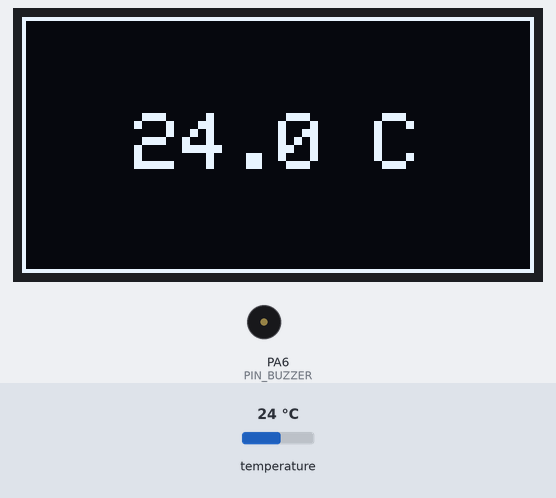
The sketch below on a simulated STM32 Blue Pill. Shown: 128×64 one-colour display, buzzer (waves = sounding, pin HIGH). Inputs (shaded band) come from the test bench; at power-on: temperature 24 °C.

Above: at 2.4 s.
2.5 s: temperature set to 12 °C
At 3.1 s:
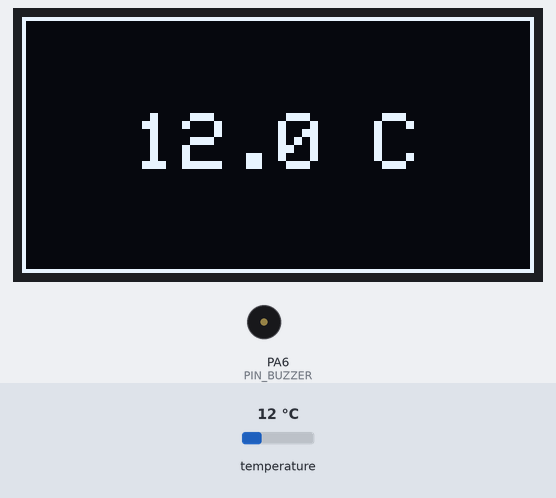
4.1 s: temperature set to 19 °C
At 4.9 s:
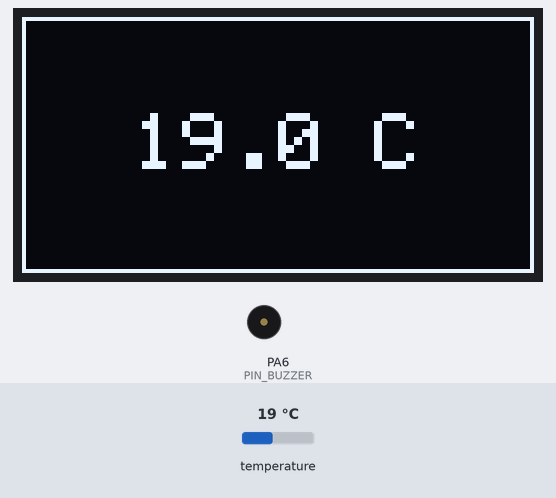
5.8 s: temperature set to 28 °C
At 6.8 s:
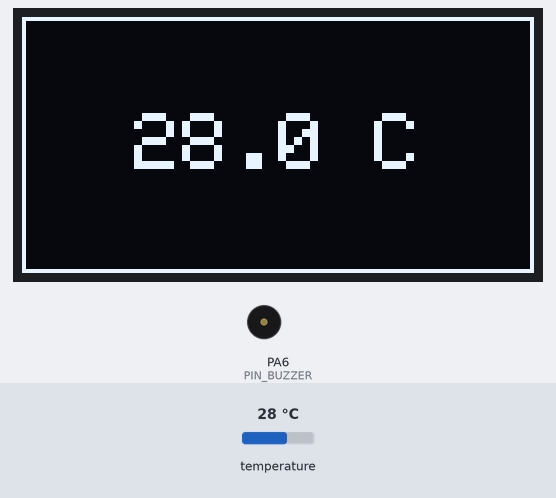
Timing chart, 0 to 8.8 s (numbered marks = the images above; inputs shaded):
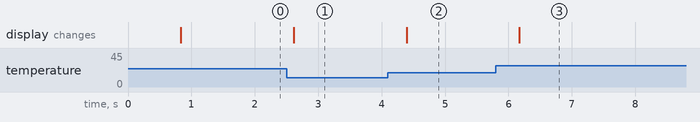

Measured:
- after the input at 2.5 s, the display: changes after 0.11 s (image 1)
- after the input at 4.1 s, the display: changes after 0.29 s (image 2)
- after the input at 5.8 s, the display: changes after 0.37 s (image 3)

The sketch:

SinkWaterHeater.ino
```cpp
/*
 *  Sink Water Heater
 *  Georges Troulis  <georgetroulis@gmail.com>
 *
 *  Controls the water recirculation system that recirculates
 *  cold water into hot water to minimize water waste.
 *
 *  When turned on, immediately starts a timer and displays
 *  water temperature.
 *
 *  After 1 minute, play a warning beep. Play another warning
 *  one minute after that. After 3 minutes elapsed since turning
 *  on, beep indefinitely.
 *
 *  Device should be TURNED OFF after the indefinite beeping
 *  to avoid permanent damage to the water solenoid.
 *
 *  ------------------------------------------------------------
 *  Revision Log (Updated 12/05/2020):
 *  0.3: Revised FSM to make 2 warning beeps at 1-min intervals
 *        before beeping indefinitely. Removed solenoid/button
 *  0.2: Added STM32 Support, Solenoid Hardware, button
 *  0.1: First Release
 *
 *  ------------------------------------------------------------
 *  Items to fix:
 *   [ ] Add Radio Transmitter to control motor near thermostat
 */

// OLED Display Library
#include <Adafruit_SSD1306.h>

// DS18B20 Temperature Sensor
#include <OneWire.h>
#include <DallasTemperature.h>

/******************************************************************************/
/*  Hardware Platform                                                         */
/******************************************************************************/

//#define HW_STM32
#define HW_ARDUINO

/******************************************************************************/
/*  GPIO Defs                                                                 */
/******************************************************************************/

#if defined(HW_ARDUINO)
  #define PIN_TEMP_SENS     3
  #define PIN_BUZZER        6

#elif defined(HW_STM32)
  #define PIN_TEMP_SENS     PB5
  #define PIN_BUZZER        PB14

#else
  #error "Must define one hardware platform"
#endif


/******************************************************************************/
/*  Const Defs                                                                */
/******************************************************************************/

#define DISP_ADDR        0x3C

#define DISP_ROT         2

#define T_BEEP_1         60
#define T_BEEP_2         120
#define T_BEEP_3         180

#define OVERRIDE_SENSOR  0      // Set to 1 for testing w/o sensor connected

/******************************************************************************/
/*  Global Vars                                                               */
/******************************************************************************/

// DS18B20 Temperature Sensor
OneWire tempSensBus(PIN_TEMP_SENS);
DallasTemperature tempSens(&tempSensBus);

// OLED Display
Adafruit_SSD1306 disp(128, 64, &Wire, 4);

// Temperature in Celsius, fixed point
// Initial value is used for debug only when overriding the sensor reading
float tempC = 17.0;

enum prog_state_t {
  INIT,
  BEEP_1,
  BEEP_2,
  BEEP_3,
  BEEP_INDEF,
} prog_state = INIT;

unsigned long timeHeatingStarted = 0;

/******************************************************************************/
/*  Main Functions                                                            */
/******************************************************************************/

void setup() {

  // Enable default serial UART for USB debugging/printing
  Serial.begin(115200);

  // Initialize the OLED Display
  if(!disp.begin(SSD1306_SWITCHCAPVCC, DISP_ADDR)) {
    Serial.println(F("SSD1306 allocation failed"));
    for(;;); // Don't proceed, loop forever
  }

  pinMode(PIN_BUZZER, OUTPUT);

  resetDisplay();

  #if (OVERRIDE_SENSOR == 0)
    // Enable the temperature sensor
    tempSens.begin();
  #endif

  prog_state = INIT;
}

void loop() {

  // Grab the temperature values from the sensor
  #if (OVERRIDE_SENSOR == 1)
    tempC += 0.02;
  #else
    tempSens.requestTemperatures();
    tempC = tempSens.getTempCByIndex(0);
  #endif

  // Always show the temperature
  showTemperature();

  switch(prog_state) {

    case INIT:
      timeHeatingStarted = millis() / 1000;
      prog_state = BEEP_1;
      break;

    // Wait for the BEEP_1 time interval to pass, then beep
    // and advance to the next waiting state
    case BEEP_1:
      if ((millis()/1000 - timeHeatingStarted) > T_BEEP_1) {
        prog_state = BEEP_2;
        beepOnce();
      }

      break;

    // Wait for the BEEP_2 time interval to pass, then beep
    // and advance to the next waiting state
    case BEEP_2:
      if ((millis()/1000 - timeHeatingStarted) > T_BEEP_2) {
        prog_state = BEEP_3;
        beepOnce();
      }
      break;

    // Wait for the final beep time interval to pass, then
    // advance to the "beep indefinitely" state
    case BEEP_3:
      if ((millis()/1000 - timeHeatingStarted) > T_BEEP_3) {
        prog_state = BEEP_INDEF;
        beepOnce();
      }
      break;

    // Beep indefinitely. Device should be TURNED OFF when this state
    // is reached to avoid permanent damage to water solenoid
    case BEEP_INDEF:
        beepOnce();
      break;
  }

  delay(100);
}

/******************************************************************************/
/*  I/O Helper Functions                                                      */
/******************************************************************************/

void beepOnce() {
  digitalWrite(PIN_BUZZER, HIGH);
  delay(200);
  digitalWrite(PIN_BUZZER, LOW);
  delay(600);
}

/******************************************************************************/
/*  OLED Display Helper Functions                                             */
/******************************************************************************/

/*
 * Shows the current temperature and setpoint
 */
void showTemperature() {
  char strBuf[64] = "XX.Y C";
  char str_temp[10];

  resetDisplay();

  // Temperature sensor returns -127 on error
  // (usually means sensor disconnected)
  if (tempC == -127.0) {
    disp.setTextSize(1);

    sprintf(strBuf, "Error: Temperature");
    dispCenterX(strBuf, 1);
    dispCenterY(strBuf, 1);
    disp.print(strBuf);

    sprintf(strBuf, "Sensor Disconnected");
    dispCenterX(strBuf, 1);
    disp.setCursor(disp.getCursorX(),
                   disp.getCursorY() + 10);
    disp.print(strBuf);
  }
  else if (tempC > 50) {
    // Sometimes sensor glitches and returns ultra high temperature
    // Keep the last temperature visible, do not update
    return;
  }
  else {

    #define TEMP_FONT_SIZE  2

    // Temperature string, XX.X C format
    dtostrf(tempC, 2, 1, str_temp);
    disp.setRotation(DISP_ROT);
    sprintf(strBuf, "%s C", str_temp);

    // Display the current temperature in nice large font
    disp.setTextSize(TEMP_FONT_SIZE);

    dispCenterX(strBuf, TEMP_FONT_SIZE);
    dispCenterY(strBuf, TEMP_FONT_SIZE);
    disp.setRotation(DISP_ROT);
    disp.print(strBuf);
  }

  // Display a pretty rectangle around the number
  disp.drawRect(0, 0, disp.width(), disp.height(), WHITE);

  // Flush buffer to screen so it can be displayed
  disp.display();
}

/*
 * Resets the display and sets some default settings
 */
void resetDisplay() {
  disp.clearDisplay();
  disp.setRotation(DISP_ROT);
  disp.setCursor(0, 0);
  disp.setTextSize(1);
  disp.setTextColor(WHITE);
}

/*
 * Centers the cursor for a string given a textSize
 *
 * Using 6x8 size font
 */
void dispCenterX(char* str, int textSize) {
  disp.setCursor((disp.width() - 6*textSize*strlen(str))/2,
                 disp.getCursorY());
}

/*
 * Centers the cursor for a string given a textSize
 *
 * Using 6x8 size font
 */
void dispCenterY(char* str, int textSize) {
  disp.setCursor(disp.getCursorX(),
                (disp.height() - 8*textSize)/2);
}
```
